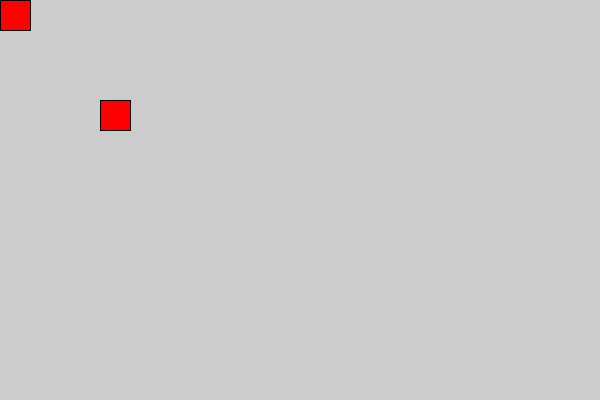
Frame 1 (no input)
Frame 60 (the mouse pressed at the canvas centre just before this capture): identical to frame 1, image omitted
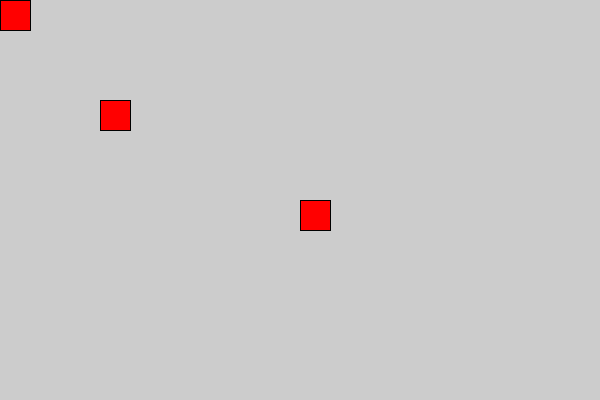
Frame 120 (the mouse held since frame 60 and released just before this capture)

The Processing sketch that drew these frames (run headless with seeded random() and noise(); from frame 60 on, the mouse is pressed at the canvas centre):

// Processing sketch: processing_149655
// ── processing_149655.pde

void setup(){
    size(600,400);
}
void draw(){
    fill(255,0,0);
    rect(100,100,30,30);
    rect(mouseX,mouseY,30,30);
}
